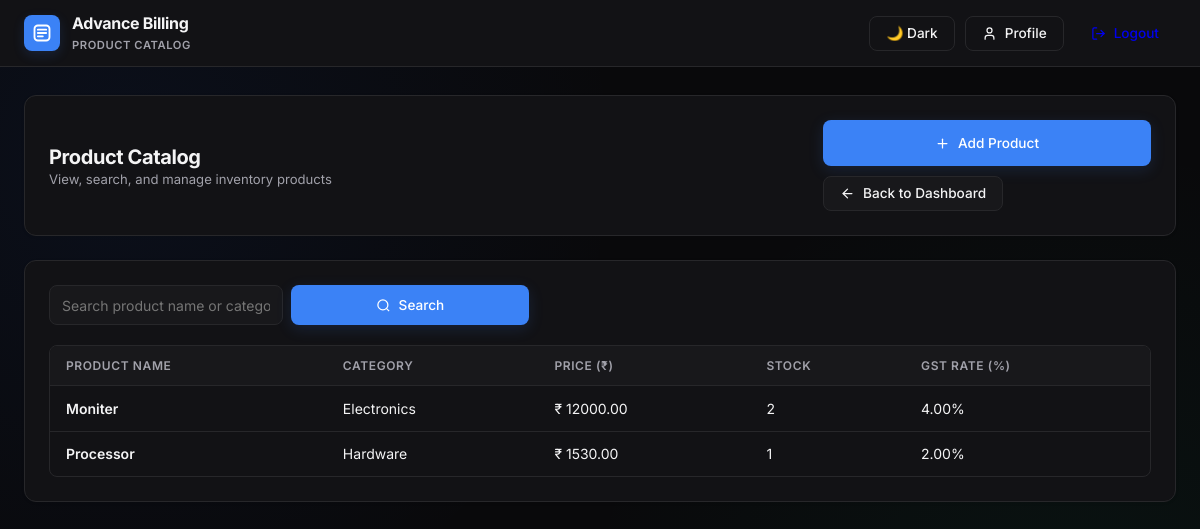
Page /product-list/ (signed in) on the earlier database version.
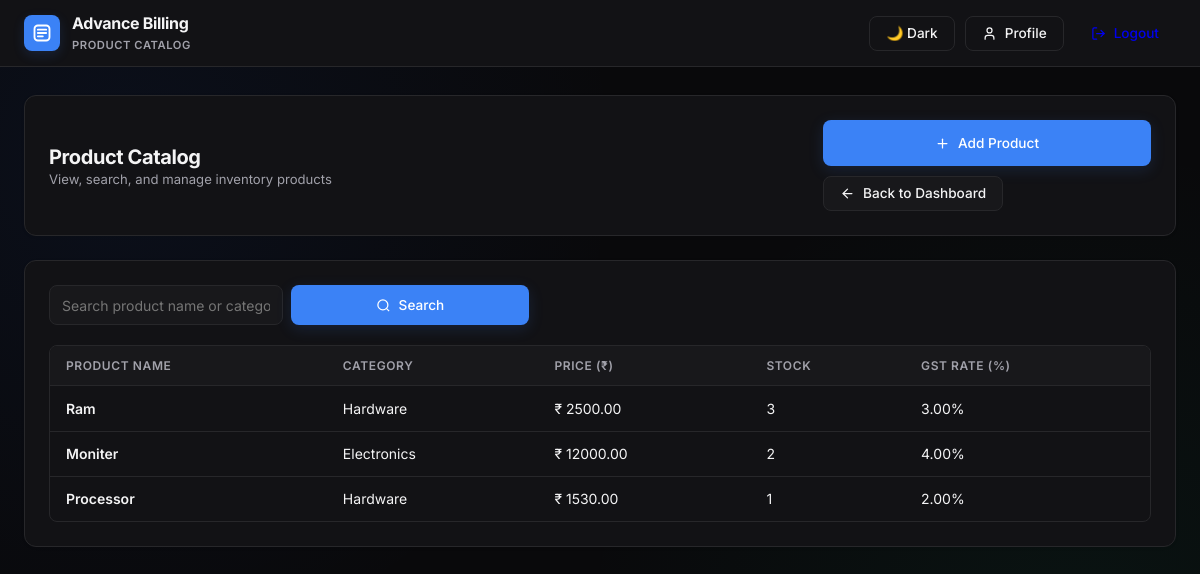
Same page on the later database version.
### billing/models.py (models this page shows, shortened)
class Product(models.Model):
    name = models.CharField(max_length=100)
    category = models.CharField(max_length=100)
    price = models.DecimalField(max_digits=10, decimal_places=2)
    stock = models.IntegerField(default=0)
    gst_rate = models.DecimalField(max_digits=5, decimal_places=2, default=0.00)
    created_at = models.DateTimeField(auto_now_add=True)

### billing/views.py (the view)
# urls.py: path('product-list/', views.product_list, name='product_list'),
def product_list(request):
    try:
        user_id = request.session.get('user_id')
        if not user_id:
            return redirect('distributor_login')
        user = User.objects.get(id=user_id, usertype='distributor')
        search = request.GET.get('search', '').strip()
        if search:
            products_qs = Product.objects.filter(
                Q(name__icontains=search) | Q(category__icontains=search)
            ).order_by('-id')
        else:
            products_qs = Product.objects.all().order_by('-id')
        total_products = Product.objects.count()
        paginator = Paginator(products_qs, 10)
        page_number = request.GET.get('page', 1)
        products = paginator.get_page(page_number)
        return render(request, 'billing/product-list.html', {
            'user': user,
            'profile': user,
            'products': products,
            'search': search,
            'total_products': total_products
        })
    except User.DoesNotExist:
        messages.error(request, "Access restricted to Distributors only..!")
        return redirect('distributor_login')
    except Exception:
        return redirect('distributor_login')

### billing/templates/billing/product-list.html (shortened to what the changed rows need)
{% load static %}
<!DOCTYPE html>
<html lang="en">
<head>
    <link rel="stylesheet" href="{% static 'assets/css/styles.css' %}?v=2">
</head>
<body class="theme-distributor">
    <header class="top-navbar">
        <div class="nav-inner">
            <a href="{% url 'distributor_dashboard' %}" class="brand-container">
                <div class="brand-titles">
                    <h1>Advance Billing</h1>
                </div>
            </a>
        </div>
    </header>
    <main class="main-container">
        <div class="shadcn-card">
            <div class="header-banner">
                <div class="title-meta">
                    <h2>Product Catalog</h2>
                </div>
            </div>
        </div>
        <div class="shadcn-card">
            <div class="table-wrap">
                <table class="shadcn-table">
                    <thead>
                        <tr>
                            <th>Product Name</th>
                            <th>Category</th>
                            <th>Price (₹)</th>
                            <th>Stock</th>
                            <th>GST Rate (%)</th>
                        </tr>
                    </thead>
                    <tbody>
                        {% for product in products %}
                        <tr>
                            <td style="font-weight: 600;">{{ product.name }}</td>
                            <td>{{ product.category }}</td>
                            <td>₹ {{ product.price }}</td>
                            <td>{{ product.stock }}</td>
                            <td>{{ product.gst_rate }}%</td>
                        </tr>
                        {% endfor %}
                    </tbody>
                </table>
            </div>
        </div>
    </main>
</body>
</html>

Differences in the rows shown:
added Product: name "Ram", category "Hardware", price "2500.00", stock "3", gst_rate "3.00"
